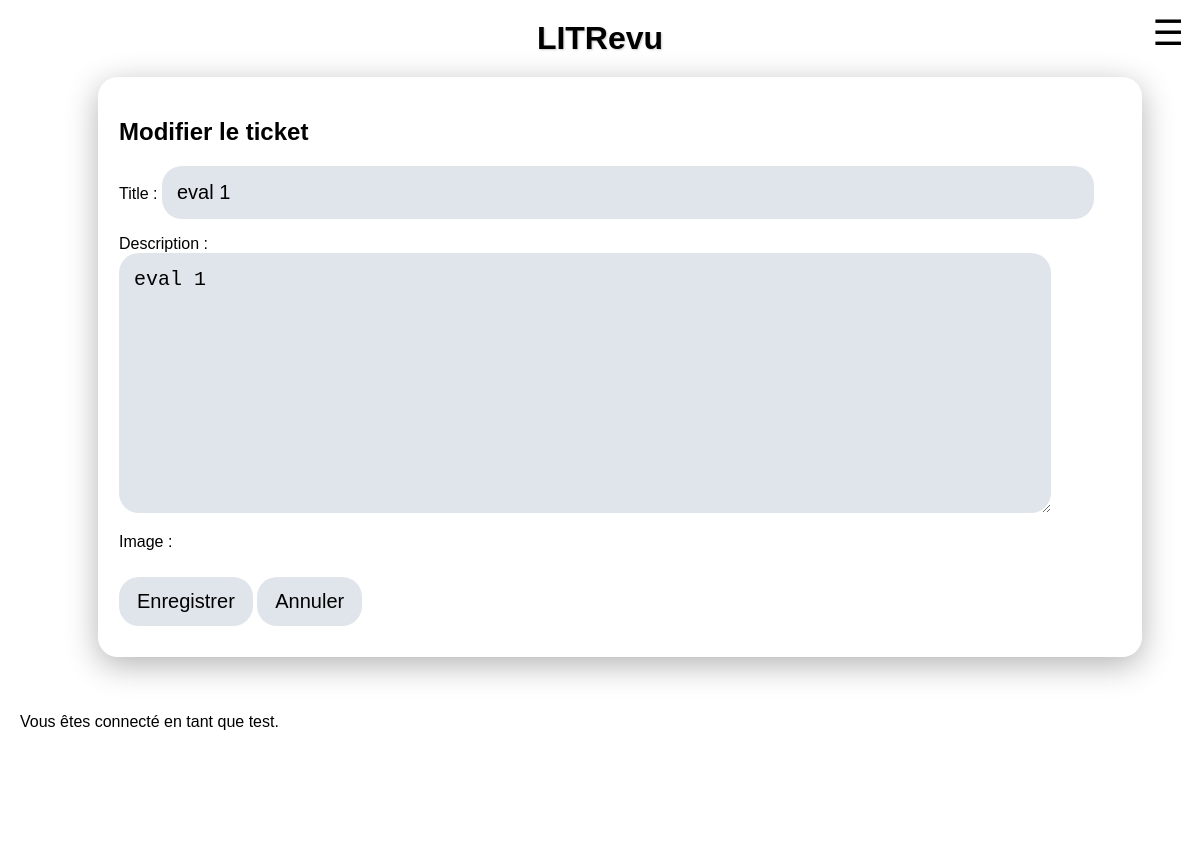
The page /ticket/edit/4/ (signed in) on the database its author committed.
### blog/models.py (models this page shows)
class Ticket(models.Model):
    title = models.CharField(max_length=128)
    description = models.TextField(max_length=2048, blank=True)
    user = models.ForeignKey(
        settings.AUTH_USER_MODEL,
        on_delete=models.CASCADE
        )
    image = models.ImageField(null=True, blank=True)
    time_created = models.DateTimeField(auto_now_add=True)

### authentication/models.py (models this page shows)
class User(AbstractUser):
    profile_photo = models.ImageField(verbose_name='Photo de profil')

### blog/views.py (the view)
# urls.py: path('ticket/edit/<int:ticket_id>/', blog.views.edit_ticket, name='edit_ticket'),
@login_required
def edit_ticket(request, ticket_id):
    ticket = get_object_or_404(Ticket, id=ticket_id, user=request.user)
    form = forms.ticketForm(request.POST or None, request.FILES or None, instance=ticket)
    if form.is_valid():
        ticket = form.save(commit=False)
        ticket.user = request.user
        ticket.save()
        return redirect('posts')
    return render(request, 'blog/edit_ticket.html', context={'form': form})

### blog/forms.py
class ticketForm(forms.ModelForm):
    class Meta:
        model = models.Ticket
        fields = ['title', 'description', 'image']
        widgets = {
            'title': forms.TextInput(attrs={
                'class': 'neumorphic neumorphic-input',
            }),
            'description': forms.Textarea(attrs={
                'class': 'neumorphic neumorphic-input',
            }),
            'image': forms.ClearableFileInput(attrs={
                'class': 'hidden-file-input',
                'id': 'file-upload',
            }),
        }

### blog/templates/blog/edit_ticket.html (shortened to what this page needs)
{% extends 'base.html' %}
{% block content %}
    <div class="neumorphic neumorphic-edit-card">
        <h2>Modifier le ticket</h2>
        <form method="post" enctype="multipart/form-data">
            {{ form.as_p }}
            <button type="submit" class="neumorphic neumorphic-button text-deco">Enregistrer</button>
            <a href="{% url 'posts' %}" class="neumorphic neumorphic-button text-deco">Annuler</a>
        </form>
    </div>
{% endblock %}

### templates/base.html (shortened to what this page needs)
{% load static %}
<!DOCTYPE html>
<html lang="fr">
    <head>
        <link rel="stylesheet" href="{% static 'css/styles.css' %}" />
    </head>
    <body>
        <main>
            <div class="header-title">LITRevu</div>
            {% if user.is_authenticated %}
            <button class="hamburger" onclick="toggleMenu()">☰</button>
            {% endif %}
            <div class="container">
                {% block content %}{% endblock content %}
            </div>
            <div class="footer">
                {% if user.is_authenticated %}
                    <p>Vous êtes connecté en tant que {{ request.user }}.</p>
                {% endif %}
            </div>
        </main>
        <footer class="footer">
            <div>
                <h3>
                </h3>
            </div>
        </footer>
    </body>
</html>

### static/css/styles.css (style rules this page uses)
:root { --bg-main: #e0e5ec; --bg-light: #f0f0f0; --border-color: #ccc; --shadow-dark: #a3b1c6; --shadow-light: #ffffff; --text-main: #6d7582; --text-muted: #888; --placeholder: #a3b1c6; --highlight: gold; }
body { margin: 0; padding: 0; align-items: center; background: url(./../img/janko-ferlic-sfL_QOnmy00-unsplash.jpg); background-size: cover; background-repeat: no-repeat; background-position: center; background-attachment: fixed; font-family: Arial, sans-serif; overflow-x: hidden; }
main { flex: 1; padding: 20px; }
footer { color: white; text-align: center; padding: 10px; position: relative; }
.hamburger { background: none; border: none; cursor: pointer; }
.header-title { font-size: 2rem; font-weight: bold; text-align: center; flex-grow: 1; text-shadow: 1px 1px 2px var(--border-color); }
.neumorphic { background: var(--bg-main); border-radius: 20px; }
.container { width: 100%; margin: 0 auto; padding: 20px; display: flex; flex-direction: column; align-items: center; }
.neumorphic-edit-card, .neumorphic-follow, .neumorphic-home-card, .review-card, .ticket-card { width: 90%; margin-bottom: 20px; padding: 20px; box-sizing: border-box; background: rgba(255, 255, 255, 0.1); box-shadow: 0 8px 32px rgba(0, 0, 0, 0.3); backdrop-filter: blur(12px); -webkit-backdrop-filter: blur(12px); border: 1px solid rgba(255, 255, 255, 0.3); }
.neumorphic-edit-card { padding-bottom: 30px; }
.neumorphic-input { padding: 15px; font-size: 16px; color: black; border: none; outline: none; width: 90% }
.neumorphic-input::placeholder { color: var(--placeholder); }
.neumorphic-follow-button, .neumorphic-nav-button, .neumorphic-button { font-size: 16px; color: black; border: none; cursor: pointer; transition: all 0.3s ease; box-sizing: border-box; text-align: center; display: inline-block; text-decoration: none; }
.neumorphic-button { width: auto; margin-top: 10px; padding: 15px 30px; }
@media screen and (max-width: 1320px) { .hamburger { display: block; margin-top: -45px; font-size: 35px; color: black; position: fixed; right: 10px; } }
@media screen and (max-width: 1320px) { .neumorphic-input { font-size: 20px; color: black; } }
@media screen and (max-width: 1320px) { .neumorphic-nav-button, .neumorphic-button { padding: 13px 18px; font-size: 20px; color: black; border: none; cursor: pointer; transition: all 0.3s ease; box-sizing: border-box; text-align: center; display: inline-block; text-decoration: none; } }

### rows shown on the page
Ticket: title "eval 1", description "eval 1"
User: user "test"
